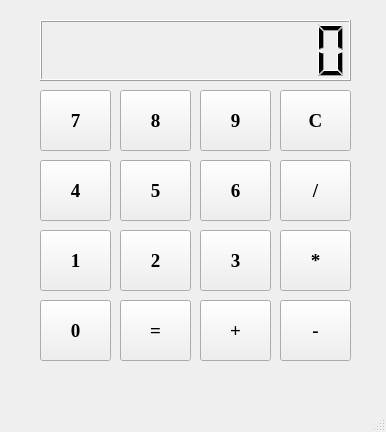
<?xml version="1.0" encoding="UTF-8"?>
<ui version="4.0">
 <class>MainWindow</class>
 <widget class="QMainWindow" name="MainWindow">
  <property name="geometry">
   <rect>
    <x>0</x>
    <y>0</y>
    <width>386</width>
    <height>432</height>
   </rect>
  </property>
  <property name="windowTitle">
   <string>Calculadora</string>
  </property>
  <property name="windowOpacity">
   <double>-1.000000000000000</double>
  </property>
  <property name="tabShape">
   <enum>QTabWidget::Rounded</enum>
  </property>
  <widget class="QWidget" name="widget">
   <widget class="QPushButton" name="btn_7">
    <property name="geometry">
     <rect>
      <x>40</x>
      <y>90</y>
      <width>71</width>
      <height>61</height>
     </rect>
    </property>
    <property name="font">
     <font>
      <family>Georgia</family>
      <pointsize>14</pointsize>
      <weight>75</weight>
      <bold>true</bold>
     </font>
    </property>
    <property name="text">
     <string>7</string>
    </property>
   </widget>
   <widget class="QPushButton" name="btn_8">
    <property name="geometry">
     <rect>
      <x>120</x>
      <y>90</y>
      <width>71</width>
      <height>61</height>
     </rect>
    </property>
    <property name="font">
     <font>
      <family>Georgia</family>
      <pointsize>14</pointsize>
      <weight>75</weight>
      <bold>true</bold>
     </font>
    </property>
    <property name="text">
     <string>8</string>
    </property>
   </widget>
   <widget class="QPushButton" name="btn_9">
    <property name="geometry">
     <rect>
      <x>200</x>
      <y>90</y>
      <width>71</width>
      <height>61</height>
     </rect>
    </property>
    <property name="font">
     <font>
      <family>Georgia</family>
      <pointsize>14</pointsize>
      <weight>75</weight>
      <bold>true</bold>
     </font>
    </property>
    <property name="text">
     <string>9</string>
    </property>
   </widget>
   <widget class="QPushButton" name="btn_4">
    <property name="geometry">
     <rect>
      <x>40</x>
      <y>160</y>
      <width>71</width>
      <height>61</height>
     </rect>
    </property>
    <property name="font">
     <font>
      <family>Georgia</family>
      <pointsize>14</pointsize>
      <weight>75</weight>
      <bold>true</bold>
     </font>
    </property>
    <property name="text">
     <string>4</string>
    </property>
   </widget>
   <widget class="QPushButton" name="btn_5">
    <property name="geometry">
     <rect>
      <x>120</x>
      <y>160</y>
      <width>71</width>
      <height>61</height>
     </rect>
    </property>
    <property name="font">
     <font>
      <family>Georgia</family>
      <pointsize>14</pointsize>
      <weight>75</weight>
      <bold>true</bold>
     </font>
    </property>
    <property name="text">
     <string>5</string>
    </property>
   </widget>
   <widget class="QPushButton" name="btn_6">
    <property name="geometry">
     <rect>
      <x>200</x>
      <y>160</y>
      <width>71</width>
      <height>61</height>
     </rect>
    </property>
    <property name="font">
     <font>
      <family>Georgia</family>
      <pointsize>14</pointsize>
      <weight>75</weight>
      <bold>true</bold>
     </font>
    </property>
    <property name="text">
     <string>6</string>
    </property>
   </widget>
   <widget class="QPushButton" name="btn_1">
    <property name="geometry">
     <rect>
      <x>40</x>
      <y>230</y>
      <width>71</width>
      <height>61</height>
     </rect>
    </property>
    <property name="font">
     <font>
      <family>Georgia</family>
      <pointsize>14</pointsize>
      <weight>75</weight>
      <bold>true</bold>
     </font>
    </property>
    <property name="text">
     <string>1</string>
    </property>
   </widget>
   <widget class="QPushButton" name="btn_2">
    <property name="geometry">
     <rect>
      <x>120</x>
      <y>230</y>
      <width>71</width>
      <height>61</height>
     </rect>
    </property>
    <property name="font">
     <font>
      <family>Georgia</family>
      <pointsize>14</pointsize>
      <weight>75</weight>
      <bold>true</bold>
     </font>
    </property>
    <property name="text">
     <string>2</string>
    </property>
   </widget>
   <widget class="QPushButton" name="btn_3">
    <property name="geometry">
     <rect>
      <x>200</x>
      <y>230</y>
      <width>71</width>
      <height>61</height>
     </rect>
    </property>
    <property name="font">
     <font>
      <family>Georgia</family>
      <pointsize>14</pointsize>
      <weight>75</weight>
      <bold>true</bold>
     </font>
    </property>
    <property name="text">
     <string>3</string>
    </property>
   </widget>
   <widget class="QLCDNumber" name="lcdNumber">
    <property name="geometry">
     <rect>
      <x>40</x>
      <y>20</y>
      <width>311</width>
      <height>61</height>
     </rect>
    </property>
    <property name="digitCount">
     <number>10</number>
    </property>
   </widget>
   <widget class="QPushButton" name="btn_0">
    <property name="geometry">
     <rect>
      <x>40</x>
      <y>300</y>
      <width>71</width>
      <height>61</height>
     </rect>
    </property>
    <property name="font">
     <font>
      <family>Georgia</family>
      <pointsize>14</pointsize>
      <weight>75</weight>
      <bold>true</bold>
     </font>
    </property>
    <property name="text">
     <string>0</string>
    </property>
   </widget>
   <widget class="QPushButton" name="btn_igual">
    <property name="geometry">
     <rect>
      <x>120</x>
      <y>300</y>
      <width>71</width>
      <height>61</height>
     </rect>
    </property>
    <property name="font">
     <font>
      <family>Georgia</family>
      <pointsize>14</pointsize>
      <weight>75</weight>
      <bold>true</bold>
     </font>
    </property>
    <property name="text">
     <string>=</string>
    </property>
   </widget>
   <widget class="QPushButton" name="btn_divisao">
    <property name="geometry">
     <rect>
      <x>280</x>
      <y>160</y>
      <width>71</width>
      <height>61</height>
     </rect>
    </property>
    <property name="font">
     <font>
      <family>Georgia</family>
      <pointsize>14</pointsize>
      <weight>75</weight>
      <bold>true</bold>
     </font>
    </property>
    <property name="text">
     <string>/</string>
    </property>
   </widget>
   <widget class="QPushButton" name="btn_multiplicacao">
    <property name="geometry">
     <rect>
      <x>280</x>
      <y>230</y>
      <width>71</width>
      <height>61</height>
     </rect>
    </property>
    <property name="font">
     <font>
      <family>Georgia</family>
      <pointsize>14</pointsize>
      <weight>75</weight>
      <bold>true</bold>
     </font>
    </property>
    <property name="text">
     <string>*</string>
    </property>
   </widget>
   <widget class="QPushButton" name="btn_subtracao">
    <property name="geometry">
     <rect>
      <x>280</x>
      <y>300</y>
      <width>71</width>
      <height>61</height>
     </rect>
    </property>
    <property name="font">
     <font>
      <family>Georgia</family>
      <pointsize>14</pointsize>
      <weight>75</weight>
      <bold>true</bold>
     </font>
    </property>
    <property name="text">
     <string>-</string>
    </property>
   </widget>
   <widget class="QPushButton" name="btn_adicao">
    <property name="geometry">
     <rect>
      <x>200</x>
      <y>300</y>
      <width>71</width>
      <height>61</height>
     </rect>
    </property>
    <property name="font">
     <font>
      <family>Georgia</family>
      <pointsize>14</pointsize>
      <weight>75</weight>
      <bold>true</bold>
     </font>
    </property>
    <property name="text">
     <string>+</string>
    </property>
   </widget>
   <widget class="QPushButton" name="btn_clean">
    <property name="geometry">
     <rect>
      <x>280</x>
      <y>90</y>
      <width>71</width>
      <height>61</height>
     </rect>
    </property>
    <property name="font">
     <font>
      <family>Georgia</family>
      <pointsize>14</pointsize>
      <weight>75</weight>
      <bold>true</bold>
     </font>
    </property>
    <property name="text">
     <string>C</string>
    </property>
   </widget>
  </widget>
  <widget class="QMenuBar" name="menubar">
   <property name="geometry">
    <rect>
     <x>0</x>
     <y>0</y>
     <width>386</width>
     <height>23</height>
    </rect>
   </property>
  </widget>
  <widget class="QStatusBar" name="statusbar"/>
 </widget>
 <resources/>
 <connections/>
</ui>
